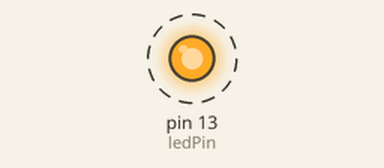
Bench run of a sketch on a simulated Arduino Uno, built with avr-gcc and run on an emulated ATmega328P. Parts: output pins drawn as LEDs (lit = HIGH). Dashed ring = blinking.

Above: at 0.2 s.
Timing chart, 0 to 4.6 s (numbered marks = the images above):
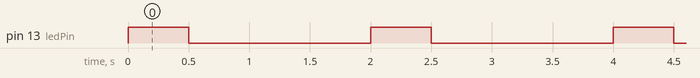

Measured:
- by itself, pin 13 (ledPin): alternates HIGH for 0.50 s and LOW for 1.5 s

The sketch:

hello-world.ino
```cpp
int ledPin = 13;
int impulse = 500;
int periode = 1500;

void setup() {
     pinMode(ledPin, OUTPUT);
}

void loop() {
     digitalWrite(13, HIGH);
     delay(impulse);
     digitalWrite(13, LOW);
     delay(periode);
}
```
